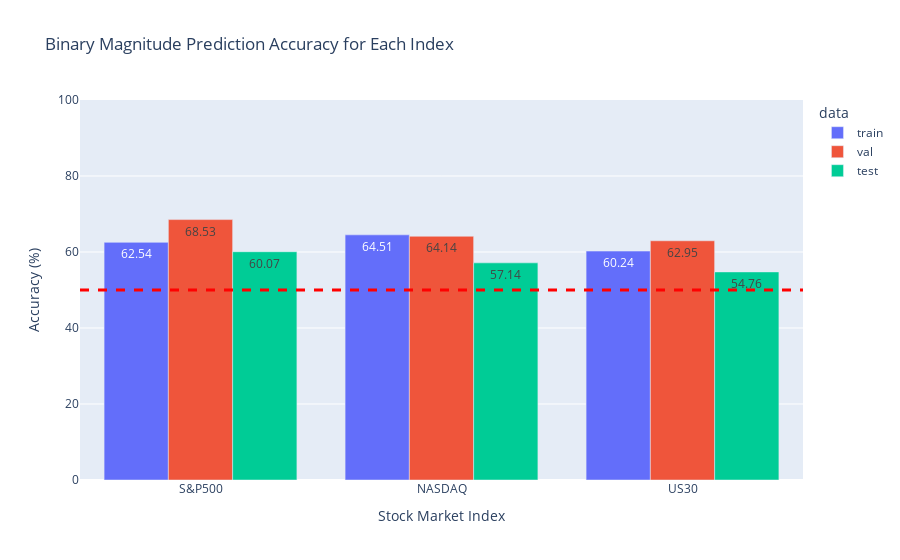

Write notebook code for a chart like this one.
### Code cell
def plot_accuracy():

    df = pd.DataFrame(columns=['stock', 'data', 'accuracy'])
    df = df.append({
        "stock": "S&P500",
        "data": "train",
        "accuracy": 62.54,
    }, ignore_index=True)
    df = df.append({
        "stock": "S&P500",
        "data": "val",
        "accuracy": 68.53,
    }, ignore_index=True)
    df = df.append({
        "stock": "S&P500",
        "data": "test",
        "accuracy": 60.07,
    }, ignore_index=True)
    
    df = df.append({
        "stock": "NASDAQ",
        "data": "train",
        "accuracy": 64.51,
    }, ignore_index=True)
    df = df.append({
        "stock": "NASDAQ",
        "data": "val",
        "accuracy": 64.14,
    }, ignore_index=True)
    df = df.append({
        "stock": "NASDAQ",
        "data": "test",
        "accuracy": 57.14,
    }, ignore_index=True)
    
    df = df.append({
        "stock": "US30",
        "data": "train",
        "accuracy": 60.24,
    }, ignore_index=True)
    df = df.append({
        "stock": "US30",
        "data": "val",
        "accuracy": 62.95,
    }, ignore_index=True)
    df = df.append({
        "stock": "US30",
        "data": "test",
        "accuracy": 54.76,
    }, ignore_index=True)
    
    fig = px.bar(df, x='stock', y='accuracy',
                 color='data', barmode='group',
                title="Binary Magnitude Prediction Accuracy for Each Index",
                text='accuracy')
    layout = {
       'xaxis': {'title': 'Stock Market Index'},
       'yaxis': {'title': 'Accuracy (%)', 'range': [0, 100]},
    }
    fig.add_hline(y=50, line_width=3, line_dash="dash", line_color="red")
    fig.update_layout(layout)
    fig.show()
plot_accuracy()

### Figure 1 — Plotly figure (JSON) as saved in the notebook; plotly's stock layout.template omitted (floating-point values rounded to 4 significant figures)
{"data": [{"alignmentgroup": "True", "hovertemplate": "data=train<br>stock=%{x}<br>accuracy=%{text}<extra></extra>", "legendgroup": "train", "marker": {"color": "#636efa", "pattern": {"shape": ""}}, "name": "train", "offsetgroup": "train", "orientation": "v", "showlegend": true, "text": [62.54, 64.51, 60.24], "textposition": "auto", "type": "bar", "x": ["S&P500", "NASDAQ", "US30"], "xaxis": "x", "y": [62.54, 64.51, 60.24], "yaxis": "y"}, {"alignmentgroup": "True", "hovertemplate": "data=val<br>stock=%{x}<br>accuracy=%{text}<extra></extra>", "legendgroup": "val", "marker": {"color": "#EF553B", "pattern": {"shape": ""}}, "name": "val", "offsetgroup": "val", "orientation": "v", "showlegend": true, "text": [68.53, 64.14, 62.95], "textposition": "auto", "type": "bar", "x": ["S&P500", "NASDAQ", "US30"], "xaxis": "x", "y": [68.53, 64.14, 62.95], "yaxis": "y"}, {"alignmentgroup": "True", "hovertemplate": "data=test<br>stock=%{x}<br>accuracy=%{text}<extra></extra>", "legendgroup": "test", "marker": {"color": "#00cc96", "pattern": {"shape": ""}}, "name": "test", "offsetgroup": "test", "orientation": "v", "showlegend": true, "text": [60.07, 57.14, 54.76], "textposition": "auto", "type": "bar", "x": ["S&P500", "NASDAQ", "US30"], "xaxis": "x", "y": [60.07, 57.14, 54.76], "yaxis": "y"}], "layout": {"barmode": "group", "legend": {"title": {"text": "data"}, "tracegroupgap": 0}, "shapes": [{"line": {"color": "red", "dash": "dash", "width": 3}, "type": "line", "x0": 0, "x1": 1, "xref": "x domain", "y0": 50, "y1": 50, "yref": "y"}], "title": {"text": "Binary Magnitude Prediction Accuracy for Each Index"}, "xaxis": {"anchor": "y", "domain": [0, 1], "title": {"text": "Stock Market Index"}}, "yaxis": {"anchor": "x", "domain": [0, 1], "range": [0, 100], "title": {"text": "Accuracy (%)"}}}}
